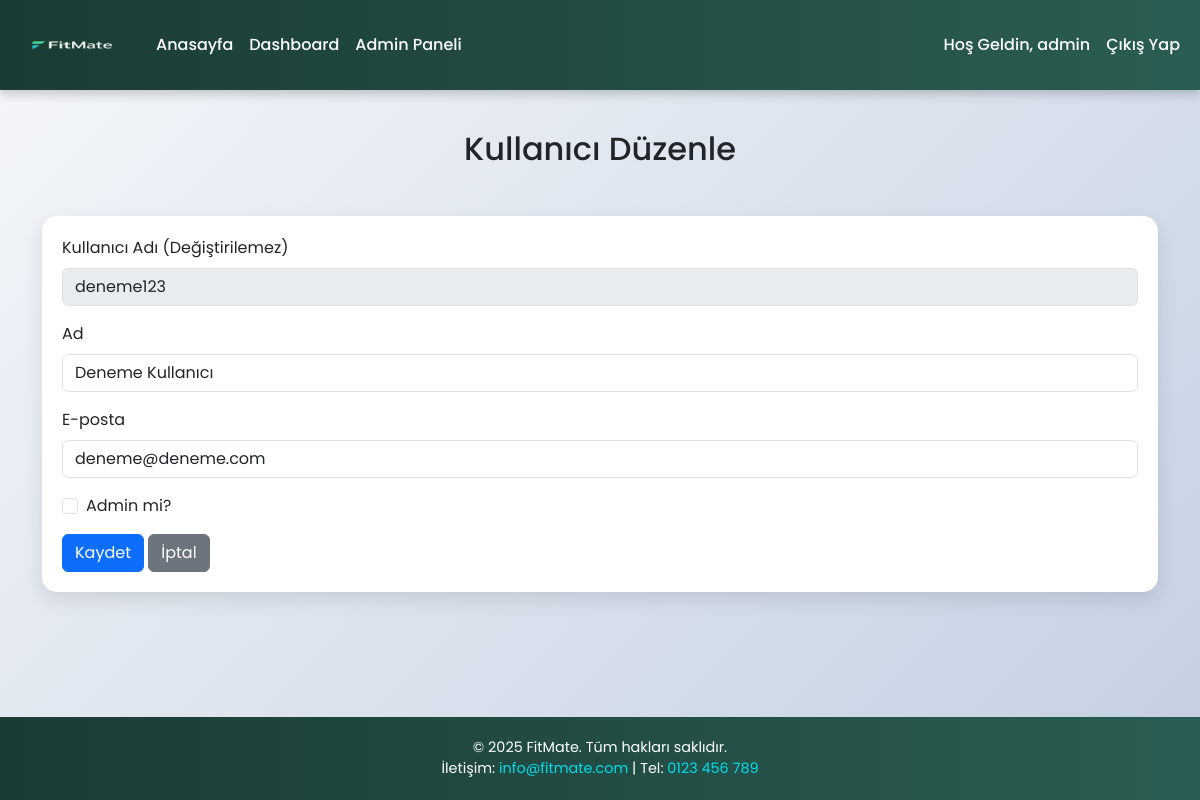
The app's page /edit_user.php?id=7 (signed in) with its own data.
### tables this page shows
CREATE TABLE IF NOT EXISTS `users` (
  `id` int NOT NULL AUTO_INCREMENT,
  `username` varchar(50) NOT NULL,
  `password` varchar(255) NOT NULL,
  `email` varchar(100) NOT NULL,
  `height` float NOT NULL,
  `weight` float NOT NULL,
  `bmi` float DEFAULT NULL,
  `fitness_goal` varchar(50) DEFAULT NULL,
  `experience_level` varchar(50) DEFAULT NULL,
  `preferred_exercises` varchar(50) DEFAULT NULL,
  `workout_days` int DEFAULT NULL,
  `workout_duration` int DEFAULT NULL,
  `target_weight` float DEFAULT NULL,
  `target_set_date` date DEFAULT NULL,
  `target_achieved_date` date DEFAULT NULL,
  `show_name_in_success` tinyint(1) DEFAULT '0',
  `show_username_in_success` tinyint(1) DEFAULT '0',
  `name` varchar(255) DEFAULT NULL,
  `is_admin` tinyint(1) DEFAULT '0',
  PRIMARY KEY (`id`),
  UNIQUE KEY `username` (`username`),
  UNIQUE KEY `email` (`email`)
);

### edit_user.php (the view, shortened to what this page needs)
<?php
$servername = "localhost";
$username = "root";
$password = "";
$dbname = "fitness_db";
$conn = new mysqli($servername, $username, $password, $dbname);
$user_id = $_GET['id'];
$stmt = $conn->prepare("SELECT id, username, name, email, is_admin FROM users WHERE id = ?");
$stmt->bind_param("i", $user_id);
$stmt->execute();
$result = $stmt->get_result();
$edit_user = $result->fetch_assoc();
?>
<!DOCTYPE html>
<html lang="tr">
<head>
    <link href="https://cdn.jsdelivr.net/npm/bootstrap@5.3.0/dist/css/bootstrap.min.css" rel="stylesheet">
    <link rel="stylesheet" href="https://cdnjs.cloudflare.com/ajax/libs/font-awesome/6.4.0/css/all.min.css">
</head>
<body>
    <nav class="navbar navbar-expand-lg navbar-dark">
        <div class="container-fluid">
            <a class="navbar-brand" href="index.php">
                <img src="images/logo2.png" alt="Fitness App Logo" class="navbar-logo">
            </a>
            <div class="collapse navbar-collapse" id="navbarNav">
                <ul class="navbar-nav me-auto">
                    <li class="nav-item">
                        <a class="nav-link" href="index.php">Anasayfa</a>
                    </li>
                    <li class="nav-item">
                        <a class="nav-link" href="dashboard.php">Dashboard</a>
                    </li>
                    <li class="nav-item">
                        <a class="nav-link active" href="admin.php">Admin Paneli</a>
                    </li>
                </ul>
                <ul class="navbar-nav">
                    <li class="nav-item">
                        <a class="nav-link" href="dashboard.php">Hoş Geldin, <?php echo htmlspecialchars($_SESSION['username']); ?></a>
                    </li>
                    <li class="nav-item">
                        <a class="nav-link" href="logout.php">Çıkış Yap</a>
                    </li>
                </ul>
            </div>
        </div>
    </nav>
    <div class="content">
        <section class="admin-section">
            <div class="container">
                <h2 class="text-center mb-5">Kullanıcı Düzenle</h2>
                <div class="admin-card">
                    <form method="POST">
                        <div class="mb-3">
                            <label for="username" class="form-label">Kullanıcı Adı (Değiştirilemez)</label>
                            <input type="text" class="form-control" id="username" value="<?php echo htmlspecialchars($edit_user['username']); ?>" disabled>
                        </div>
                        <div class="mb-3">
                            <label for="name" class="form-label">Ad</label>
                            <input type="text" class="form-control" id="name" name="name" value="<?php echo htmlspecialchars($edit_user['name'] ?? ''); ?>">
                        </div>
                        <div class="mb-3">
                            <label for="email" class="form-label">E-posta</label>
                            <input type="email" class="form-control" id="email" name="email" value="<?php echo htmlspecialchars($edit_user['email'] ?? ''); ?>">
                        </div>
                        <div class="mb-3 form-check">
                            <input type="checkbox" class="form-check-input" id="is_admin" name="is_admin" <?php echo $edit_user['is_admin'] ? 'checked' : ''; ?>>
                            <label class="form-check-label" for="is_admin">Admin mi?</label>
                        </div>
                        <button type="submit" class="btn btn-primary">Kaydet</button>
                        <a href="admin.php" class="btn btn-secondary">İptal</a>
                    </form>
                </div>
            </div>
        </section>
    </div>
    <footer class="text-center">
        <div class="container">
            <p class="mb-0">© 2025 FitMate. Tüm hakları saklıdır.</p>
            <p class="mb-0">İletişim: <a href="mailto:info@fitmate.com">info@fitmate.com</a> | Tel: <a href="tel:0123456789">0123 456 789</a></p>
        </div>
    </footer>
</body>
</html>

### edit_user.php (style rules this page uses)
html, body { margin: 0; font-family: 'Poppins', sans-serif; background: linear-gradient(135deg, #f5f7fa 0%, #c3cfe2 100%); min-height: 100vh; }
body { display: flex; flex-direction: column; }
.content { flex: 1 0 auto; padding-bottom: 60px; }
footer { flex-shrink: 0; width: 100%; }
.navbar { background: linear-gradient(90deg, #1a3c34 0%, #2a5d53 100%); box-shadow: 0 4px 10px rgba(0, 0, 0, 0.2); padding: 10px 0; position: sticky; top: 0; z-index: 1000; }
.navbar-logo { height: 60px; width: auto; max-width: 250px; transition: transform 0.3s ease; }
.nav-link { color: #fff !important; font-weight: 500; transition: color 0.3s ease; }
.admin-section { padding: 40px 0; }
.admin-card { border: none; border-radius: 15px; box-shadow: 0 8px 20px rgba(0, 0, 0, 0.1); background: #fff; padding: 20px; }
footer { background: linear-gradient(90deg, #1a3c34 0%, #2a5d53 100%); color: white; padding: 20px 0; font-size: 0.9rem; }
footer a { color: #00ddeb; text-decoration: none; }

### records on screen
users: username "deneme123", name "Deneme Kullanıcı", email "deneme@deneme.com"

### other values on screen
$_SESSION['username'] "admin"
